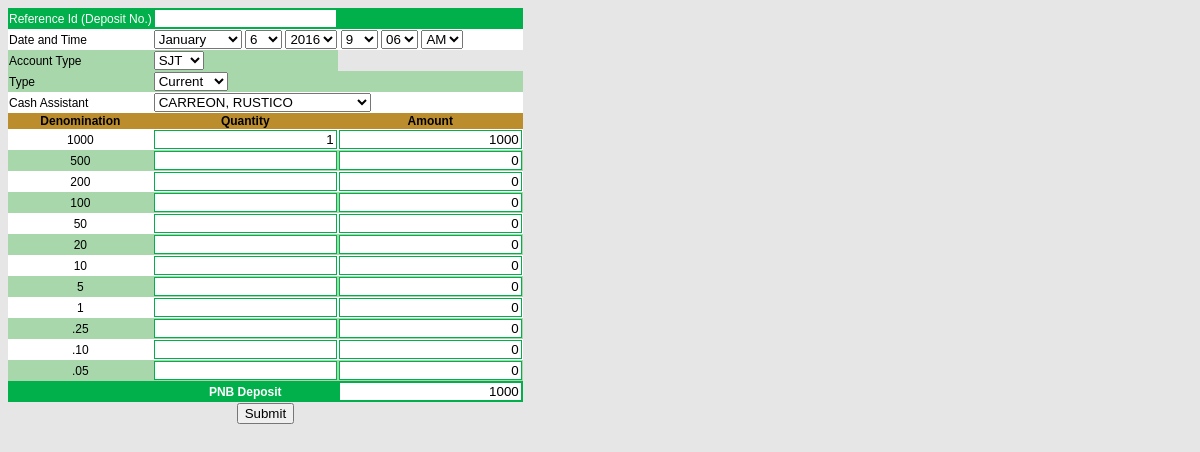
Screenshot of /pnb_deposit.php?tID=2 with the database file from the repository.
### tables this page shows
CREATE TABLE IF NOT EXISTS `pnb_deposit` (
  `id` int(10) unsigned NOT NULL AUTO_INCREMENT,
  `log_id` int(10) unsigned NOT NULL,
  `time` datetime NOT NULL,
  `cash_assistant` varchar(45) NOT NULL,
  `type` varchar(45) NOT NULL,
  `account_type` varchar(20) NOT NULL,
  `amount` varchar(100) NOT NULL,
  `transaction_id` varchar(45) NOT NULL,
  `reference_id` varchar(45) DEFAULT NULL,
  `bank_name` varchar(45) DEFAULT NULL,
  PRIMARY KEY (`id`),
  KEY `transaction_id` (`transaction_id`)
);

### pnb_deposit.php (the view, shortened to what this page needs)
<?php
if(isset($_GET['tID'])){
	$db=retrieveDb();
	$sql="select * from transaction where id='".$_GET['tID']."'";
	$rs=$db->query($sql);
	$row=$rs->fetch_assoc();
	$sql2="select * from pnb_deposit where transaction_id='".$row['transaction_id']."'";
	$rs2=$db->query($sql2);
	$row2=$rs2->fetch_assoc();
	$reference_id=$row2['reference_id'];
	$deposit_id=$row2['id'];
	$totalpost=$row2['amount'];
	$cash_assist=$row2['cash_assistant'];
	$depositType=$row2['type'];
	$account_type=$row2['account_type'];
	$denomSQL="select * from denomination where cash_transfer_id='pnb_".$deposit_id."'";
	$denomRS=$db->query($denomSQL);
	$denomNM=$denomRS->num_rows;
	for($i=0;$i<$denomNM;$i++){
		$denomRow=$denomRS->fetch_assoc();
		$currency[$denomRow['denomination']]['value']=$denomRow['quantity'];
		$currency[$denomRow['denomination']]['id']=$denomRow['denomination'];
	}
}
else {
	$form_action="insert";
}
?>
<link rel="stylesheet" type="text/css" href="layout/control slip.css">
<form action='pnb_deposit.php<?php if(isset($_GET['tID'])){ echo "?tID=".$_GET['tID']; } ?>' method='post' name='deposit_form' id='deposit_form'>
<table class='controlTable2' >
<tr class='header'>
<td>Reference Id (Deposit No.)</td>
<td colspan=2>
<input type=text name='reference_id' id='reference_id' value='<?php echo $reference_id; ?>' />
</td>
</tr>
<tr class='grid'>
<td>Date and Time</td>
<td colspan=2>
<select name='month'>
<?php
$mm=date("m");
$yy=date("Y");
$dd=date("d");
$hh=date("h");
$min=date("i");
$aa=date("a");
for($i=1;$i<13;$i++){
?>
	<option value='<?php echo $i; ?>'
	<?php
	if($i==$mm){
		echo "selected";
	}
	?>
	>
	<?php
	echo date("F",strtotime(date("Y")."-".$i."-01"));
	?>
	</option>
<?php
}
?>
</select>
<select name='day'>
<?php
for($i=1;$i<=31;$i++){
?>
	<option value='<?php echo $i; ?>'
	<?php
	if($i==$dd){
		echo "selected";
	}
	?>
	>
	<?php
	echo $i;
	?>
	</option>
<?php
}
?>
</select>
<select name='year'>
<?php
$dateRecent=date("Y")*1+16;
for($i=1999;$i<=$dateRecent;$i++){
?>
	<option value='<?php echo $i; ?>'
	<?php
	if($i==$yy){
		echo "selected";
	}
	?>
	>
	<?php
	echo $i;
	?>
	</option>
<?php
}
?>
</select>
<select name='hour'>
<?php
for($i=1;$i<=12;$i++){
?>
	<option value='<?php echo $i; ?>'
	<?php
	if($i*1==$hh*1){
		echo "selected";
	}
	?>
	>
	<?php
	echo $i;
	?>
	</option>
<?php
}
?>
</select>
<select name='minute'>
<?php
for($i=0;$i<=59;$i++){
?>
	<option value='<?php echo $i; ?>'
	<?php
	if($i*1==$min*1){
		echo "selected";
	}
	?>
	>
	<?php
	if($i<10){
	echo "0".$i;
	}
	else {
	echo $i;
	}
	?>
	</option>
<?php
}
?>
</select>
<select name='amorpm'>
<option value='am' <?php if($aa=="am"){ echo "selected"; } ?>>AM</option>
</select>
</td>
</tr>
<tr class='category'>
	<td>Account Type</td>
	<td>
		<select name='account_type'>
			<option value='sjt' <?php if($account_type=="sjt"){ echo "selected"; } ?>>SJT</option>
		</select>
	</td>
</tr>
<tr class='category'>
<td>Type</td>
<td colspan=2>
<select name='deposit_type'>
<option <?php if($depositType=="current"){ echo "selected"; } ?> value='current'>Current</option>
</select>
</td>
</tr>
<tr class='grid'>
<td>Cash Assistant</td><td colspan=2><select name='cash_assistant'>
<?php
$db=retrieveDb();
$sql="select * from login order by lastName";
$rs=$db->query($sql);
$nm=$rs->num_rows;
for($i=0;$i<$nm;$i++){
$row=$rs->fetch_assoc();
?>
<option value='<?php echo $row['username']; ?>'
<?php
if($cash_assist==""){
	if($row['username']==$_SESSION['username']){
		echo "selected";
	}
}
else {
	if($row['username']==$cash_assist){
		echo "selected";
	}
}
?>
>
<?php
echo strtoupper($row['lastName']).", ".$row['firstName'];
?>
</option>
<?php
}
?>
</select>
</td>
</tr>
<tr class='subheader'>
<th>Denomination</th>
<th>Quantity</th>
<th>Amount</th>
</tr>
<tr class='grid'>
	<td align=center>1000</td><td><input type='text' style='text-align:right'  id='1000denom' name='1000denom' value='<?php echo $currency["1000"]['value']; ?>' onkeyup="amountCalculate(this.value,'1000','amount1',event,'500denom')" /></td><td><input style='text-align:right' type='text' name='amount1' id='amount1' value='<?php echo $currency['1000']['id']*$currency["1000"]['value']; ?>'  /></td>
</tr>
<tr class='category'>
	<td align=center>500</td><td><input type='text' style='text-align:right'  id='500denom' name='500denom' value='<?php echo $currency["500"]['value']; ?>' onkeyup="amountCalculate(this.value,'500','amount2',event,'200denom')" /></td><td><input style='text-align:right'  type='text' name='amount2' id='amount2'  value='<?php echo $currency['500']['id']*$currency["500"]['value']; ?>'  /></td>
</tr>
<tr class='grid'>
	<td align=center>200</td><td><input type='text' style='text-align:right'  id='200denom' name='200denom' value='<?php echo $currency["200"]['value']; ?>' onkeyup="amountCalculate(this.value,'200','amount3',event,'100denom')" /></td><td><input style='text-align:right'  type='text' name='amount3' id='amount3'  value='<?php echo $currency['200']['id']*$currency["200"]['value']; ?>' /></td>
</tr>
<tr class='category'>
	<td align=center>100</td><td><input type='text' style='text-align:right'  id='100denom' name='100denom' value='<?php echo $currency["100"]['value']; ?>' onkeyup="amountCalculate(this.value,'100','amount4',event,'50denom')" /></td><td><input style='text-align:right'  type='text' name='amount4' id='amount4'  value='<?php echo $currency['100']['id']*$currency["100"]['value']; ?>' /></td>
</tr>
<tr class='grid'>
	<td align=center>50</td><td><input type='text' style='text-align:right'  id='50denom' name='50denom' value='<?php echo $currency["50"]['value']; ?>' onkeyup="amountCalculate(this.value,'50','amount5',event,'20denom')" /></td><td><input style='text-align:right'  type='text' name='amount5' id='amount5'  value='<?php echo $currency['50']['id']*$currency["50"]['value']; ?>' /></td>
</tr>
<tr class='category'>
	<td align=center>20</td><td><input type='text' style='text-align:right'  id='20denom' name='20denom' value='<?php echo $currency["20"]['value']; ?>' onkeyup="amountCalculate(this.value,'20','amount6',event,'10denom')" /></td><td><input style='text-align:right'  type='text' name='amount6' id='amount6'  value='<?php echo $currency['20']['id']*$currency["20"]['value']; ?>' /></td>
</tr>
<tr class='grid'>
	<td align=center>10</td><td><input type='text' style='text-align:right'  id='10denom' name='10denom' value='<?php echo $currency["10"]['value']; ?>' onkeyup="amountCalculate(this.value,'10','amount7',event,'5denom')" /></td><td><input style='text-align:right'  type='text' name='amount7' id='amount7'  value='<?php echo $currency['10']['id']*$currency["10"]['value']; ?>' /></td>
</tr>
<tr class='category'>
	<td align=center>5</td><td><input type='text' style='text-align:right'  id='5denom' name='5denom' value='<?php echo $currency["5"]['value']; ?>' onkeyup="amountCalculate(this.value,'5','amount8',event,'1denom')" /></td><td><input style='text-align:right'  type='text' name='amount8' id='amount8'  value='<?php echo $currency['5']['id']*$currency["5"]['value']; ?>' /></td>
</tr>
<tr class='grid'>
	<td align=center>1</td><td><input type='text' style='text-align:right'  id='1denom' name='1denom' value='<?php echo $currency["1"]['value']; ?>' onkeyup="amountCalculate(this.value,'1','amount9',event,'25cdenom')" /></td><td><input style='text-align:right'  type='text' name='amount9' id='amount9'  value='<?php echo $currency['1']['id']*$currency["1"]['value']; ?>' /></td>
</tr>
<tr class='category'>
	<td align=center>.25</td><td><input type='text' style='text-align:right'  id='25cdenom' name='25cdenom' value='<?php echo $currency[".25"]['value']; ?>' onkeyup="amountCalculate(this.value,'.25','amount10',event,'10cdenom')" /></td><td><input style='text-align:right'  type='text' name='amount10' id='amount10'  value='<?php echo $currency['.25']['id']*$currency[".25"]['value']; ?>' /></td>
</tr>
<tr class='grid'>
	<td align=center>.10</td><td><input type='text' style='text-align:right'  id='10cdenom' name='10cdenom' value='<?php echo $currency[".10"]['value']; ?>' onkeyup="amountCalculate(this.value,'.10','amount11',event,'5cdenom')" /></td><td><input style='text-align:right'  type='text' name='amount11' id='amount11'  value='<?php echo $currency['.10']['id']*$currency[".10"]['value']; ?>' /></td>
</tr>
<tr class='category'>
	<td align=center>.05</td><td><input type='text' style='text-align:right'  id='5cdenom' name='5cdenom' value='<?php echo $currency[".05"]['value']; ?>' onkeyup="amountCalculate(this.value,'.05','amount12',event,'revolving_remittance')" /></td><td><input style='text-align:right'  type='text' name='amount12' id='amount12'  value='<?php echo $currency['.05']['id']*$currency[".05"]['value']; ?>' /></td>
</tr>
<tr class='header'>
	<td>&nbsp;</td>
	<th>PNB Deposit</th>
	<td><input style='text-align:right'  name='amount' id='amount' type=text value='<?php echo $totalpost; ?>' /></td>
</tr>
<tr>
<td colspan=3 align=center><input type=button value='Submit' onclick='submitForm()' /></td>
</tr>
</table>
</form>

### layout/control slip.css (style rules this page uses)
.controlTable, .controlTable2 { border-collapse: collapse; font-size:12; }
.header { background-color: rgb(1,176,75); color:white; }
.subheader { background-color: rgb(188,141,45); color:black; }
.category { background-color: rgb(168,215,171); color:black; }
.grid { background-color:white; color:black; }
input[type="text"] { border:1px solid rgb(1,176,75); color:black; }

### rows the page displays
pnb_deposit: account_type "SJT", deposit_type "Current", cash_assistant "CARREON, RUSTICO", amount "1000"

### other values shown
form field month "January"
form field day "6"
form field year "2016"
form field hour "9"
